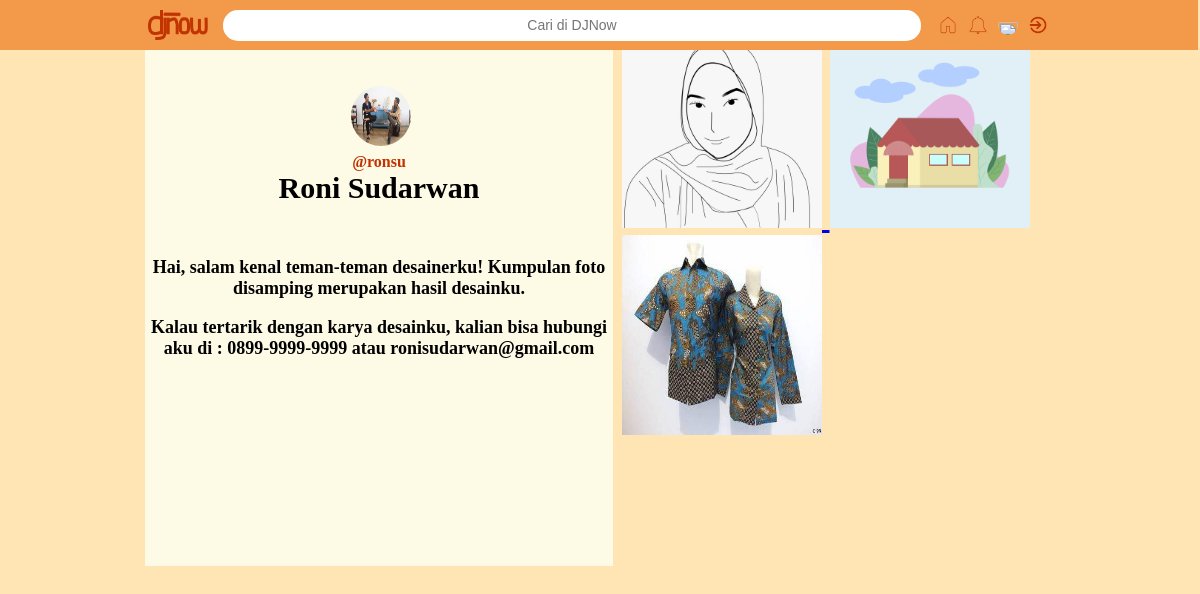
Screenshot of /user/akun_orang?username=ronsu with the database file from the repository.
### tables this page shows
CREATE TABLE `user` (
  `id` int(11) NOT NULL,
  `nama_lengkap` varchar(250) NOT NULL,
  `username` varchar(50) NOT NULL,
  `email` varchar(100) NOT NULL,
  `tanggal_lahir` date NOT NULL,
  `password` varchar(255) NOT NULL,
  `kontak` varchar(20) NOT NULL DEFAULT '+62-8xx-xxxx-xxxx',
  `foto` varchar(100) NOT NULL,
  `role_id` int(11) NOT NULL,
  `is_active` int(1) NOT NULL,
  `user_bio` text NOT NULL DEFAULT 'Hai, salam kenal teman-teman desainerku!'
);

CREATE TABLE `postingan` (
  `id` int(11) NOT NULL,
  `username` varchar(250) NOT NULL,
  `foto` varchar(100) NOT NULL,
  `kategori` int(10) NOT NULL DEFAULT 1
);

### application/controllers/user.php (called while the page is built, shortened)
<?php
class User extends CI_Controller
{
  public function __construct()
  {
    $this->load->library('form_validation');
  }
  public function akun_orang()
  {
    $username = $_GET['username'];
    $data['title'] = 'Profile';
    $data['aku'] = $this->db->get_where('user', ['username' => $this->session->userdata('username')])->row_array();
    $data['user'] = $this->db->get_where('user', ['username' => $username])->row_array();
    $data['kategori'] = $this->db->query("SELECT * FROM kategori_postingan")->result_array();
    $data['postingan'] = $this->db->get_where('postingan', ['username' =>  $username])->result_array();
    if($username == $this->session->userdata('username') ){
      redirect('User/profile');
    } else {
    $this->load->view('user/akun_orang', $data);
    }
  }
}

### index.php (called while the page is built, shortened)
<?php
require_once BASEPATH.'core/CodeIgniter.php';

### application/views/user/akun_orang.php (the view, shortened to what this page needs)
<!DOCTYPE html>
<html>
	<head>
	</head>
	<body style="font-family: calibri; background-color: #FFE5B4;">
		<div id="orange_bar">
			<div style="width: 900px; margin:auto;font-size: 30px">
				<img id="rata" src="<?= base_url('assets'); ?>/res/logo.png" width="60" height="30">
				&nbsp;<input type="text" id="search_box" placeholder="Cari di DJNow">
				<a href="<?= base_url('auth/logout'); ?>">
				<img id="rata1" src="<?= base_url('res/navbar_user'); ?>/logout2.png" style="width:20px ; height:20px; float:right;">
				<a>
				<a href="<?= base_url('user/profile '); ?>">
				<img id="rata1" src="<?= base_url('res'); ?>/profile/<?= $aku['foto']?>" style="border-radius:50%; width:20px ; height:20px; float:right;">
				<a>
				<a href="<?= base_url('User/notifikasi'); ?>">
					<img id="rata1" src="<?= base_url('res/navbar_user'); ?>/notifikasi1.png" style="width:20px ; height:20px; float:right;">
				<a>
				<a href="<?= base_url('User'); ?>">
				<img id="rata1" src="<?= base_url('res/navbar_user'); ?>/home4.png" style="width:20px ; height:20px; float:right;">
				<a>
			</div>
		</div>
		<div>
			<div style="width: 900px; margin:auto;font-size: 30px">
				<div style="display: flex;">
					<div id="story" style="width:460px;height: 530px; margin: left; margin-left: -5px; margin-top:20px;background-color: #FDFAE6; min-height: 400px;">
						<div>
							<img id="img_story" src="<?= base_url('res'); ?>/profile/<?= $user['foto']?>">
						</div>
						<div id="nametag" style="text-align: center; font-weight: bold;color: #C13301;">
							<?= '@', $user['username']; ?>
						</div>
						<div id="name" style="text-align: center; font-weight: bold;color: black;">
								<?=  $user['nama_lengkap']; ?>
						</div>
						<br>
						<p style="text-align: center;font-size: 18px; font-weight: bold; color: black;">
              <?= $user['user_bio']; ?>
							Kumpulan foto disamping merupakan hasil
							desainku.
						</p>
						<p style="text-align: center;font-size: 18px; font-weight: bold; color: black;">
							Kalau tertarik dengan karya desainku, kalian bisa hubungi aku di :
              <?= $user['kontak']; ?> atau
							<?= $user['email']; ?>
						</p>
					</div>
					<div id="story" style="width:460px;height: 530px; margin: left; margin-left: 5px; margin-top:16px;background-color:#FFE5B4; min-height: 400px;">
					<?php $jumlah = count($postingan); ?>
					<?php for ($x = 0; $x < $jumlah ; $x++) : ?>
						<?php $id = $postingan[$x]['id'] ?>
						<a href="<?= base_url('User/postingan?postingan='), $id, '&page=/akun_orang&username=',$user['username']; ?>">
							<img id="portofolio" src="<?= base_url('res/postingan/'), $postingan[$x]['foto']; ?>">
						<a>
					<?php endfor; ?>
					</div>
				</div>
			</div>
		</div>
	</body>
</html>

### application/views/user/akun_orang.php (style rules this page uses)
#orange_bar { height: 50px; background-color: #F2994A; color: #FFE5B4; list-style-type: none; top: 0; position: fixed; overflow: hidden; width: 100%; z-index: 1; margin-left: -10px; }
#search_box { width: 690px; height: 23px; border-radius: 15px; border:none; padding: 4px; font-size: 14px; text-align: center; background-image: url(res/cari.png); background-repeat: no-repeat; background-position: right; background-size: 15px; }
#rata { margin-top: 10px; margin-bottom: -10px; }
#rata1 { margin-top: 15px; margin-bottom: -10px; margin-left: 10px; color: red; }
#story { border:none; padding: 4px; }
#img_story { width: 60px; height: 60px; border-radius: 50% ; margin-left: 43%; margin-top: 50px; margin-bottom:6px; border:none; padding: 4px; }
#nametag { margin-top: -10px; font-size: 16px; }
#portofolio { width: 200px; height: 200px; }

### rows the page displays
user: foto (picture), username "ronsu", nama_lengkap "Roni Sudarwan", user_bio "Hai, salam kenal teman-teman desainerku!", kontak "0899-9999-9999", email "ronisudarwan@gmail.com"
postingan: foto (picture)
postingan: foto (picture)
postingan: foto (picture)
